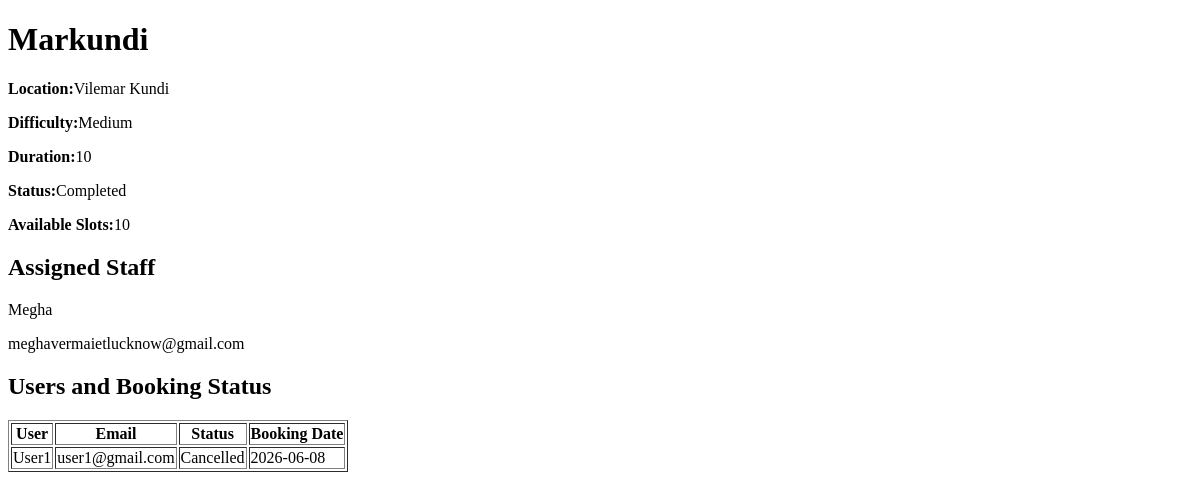
Page /trek_details/1 (signed in) on the earlier database version.
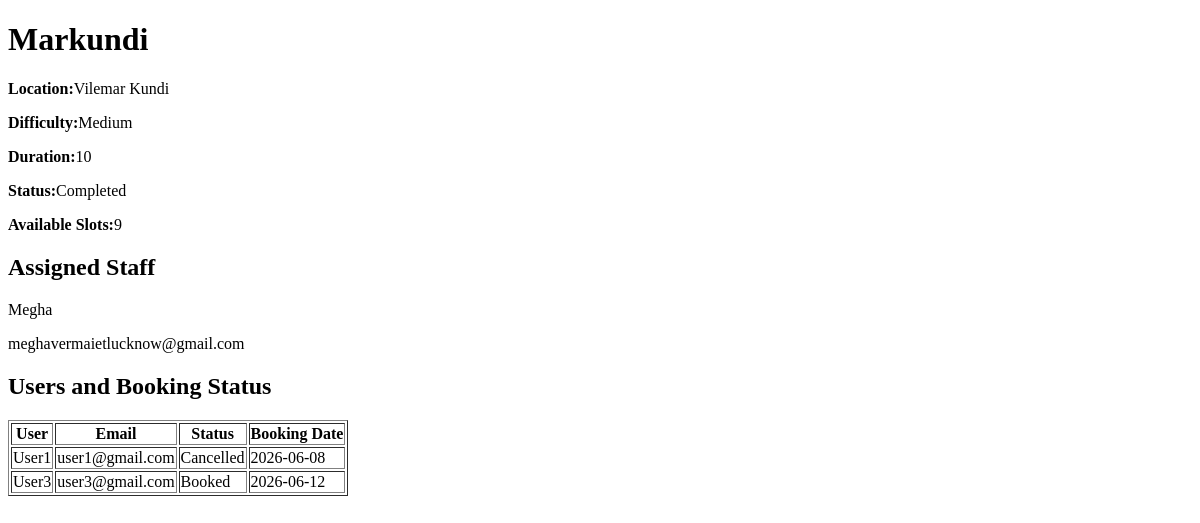
Same page on the later database version.
### models.py (models this page shows)
class Trek(db.Model):
    id = db.Column(db.Integer, primary_key=True)
    name = db.Column(db.String(100))
    location = db.Column(db.String(100))
    assigned_staff_id=staff_id=db.Column(db.Integer, db.ForeignKey('user.id'))
    available_slots=db.Column(db.Integer)
    difficulty = db.Column(db.String(50))
    duration = db.Column(db.Integer)
    status = db.Column(db.String(20),default='Open')
    start_date=db.Column(db.Date)
    end_date=db.Column(db.Date)
    image=db.Column(db.String(500))
    trek_details=db.Column(db.String(500))
    bookings = db.relationship(
        'Booking',
        backref='trek',
        lazy=True
    )
    assigned_staff_id = db.Column(
        db.Integer,
        db.ForeignKey('user.id'),
        nullable=True
    )

class User(db.Model):
    id = db.Column(db.Integer, primary_key=True)
    name = db.Column(db.String(100) , nullable=False)
    email = db.Column(db.String(100), unique=True ,nullable=False)
    password = db.Column(db.String(100) ,nullable=False)
    role = db.Column(db.String(20))
    approved = db.Column(db.Boolean, default=False)
    blacklisted = db.Column(db.Boolean, default=False)
    bookings = db.relationship(
        'Booking',
        backref='user',
        lazy=True
    )

class Booking(db.Model):
    Booking_ID = db.Column(db.Integer, primary_key=True)
    User_ID=db.Column(db.Integer, db.ForeignKey('user.id'))
    Trek_ID=db.Column(db.Integer, db.ForeignKey('trek.id'))
    Booking_Date=db.Column(db.Date)
    Status=db.Column(db.String(100))

### app.py (the view)
@app.route('/trek_details/<int:trek_id>')
def trek_details(trek_id):
    if session['role'] != 'admin':
        return "Access Denied"
    trek = Trek.query.get_or_404(trek_id)
    staff = None
    if trek.assigned_staff_id:
        staff = User.query.get(trek.assigned_staff_id)
    bookings = Booking.query.filter_by(Trek_ID=trek_id).all()
    booking_details = []
    for booking in bookings:
        user = User.query.get(booking.User_ID)
        booking_details.append({'user': user,'booking': booking})
    return render_template(
        'trek_details.html',
        trek=trek,
        staff=staff,
        booking_details=booking_details
    )

### templates/trek_details.html (shortened to what this page needs)
<!DOCTYPE html>
<html lang="en">
<head>
</head>
<body>
<h1>{{ trek.name }}</h1>
<p><b>Location:</b>{{ trek.location }}</p>
<p><b>Difficulty:</b>{{ trek.difficulty }}</p>
<p><b>Duration:</b>{{ trek.duration }}</p>
<p><b>Status:</b>{{ trek.status }}</p>
<p><b>Available Slots:</b>{{ trek.available_slots }}</p>
<h2>Assigned Staff</h2>
{% if staff %}
<p>{{ staff.name }}</p>
<p>{{ staff.email }}</p>
{% else %}
<p>No Staff Assigned</p>
{% endif %}
<h2>Users and Booking Status</h2>
<table border="1">
<tr>
    <th>User</th>
    <th>Email</th>
    <th>Status</th>
    <th>Booking Date</th>
</tr>
{% for item in booking_details %}
<tr>
    <td>{{ item.user.name }}</td>
    <td>{{ item.user.email }}</td>
    <td>{{ item.booking.Status }}</td>
    <td>{{ item.booking.Booking_Date }}</td>
</tr>
{% endfor %}
</table>
</body>
</html>

Differences in the rows shown:
changed Trek "Markundi": available_slots "10" → "9"
now on this page (row unchanged): User: user.name "User3", user.email "user3@gmail.com"
added Booking: booking.Status "Booked", booking.Booking_Date "2026-06-12"
